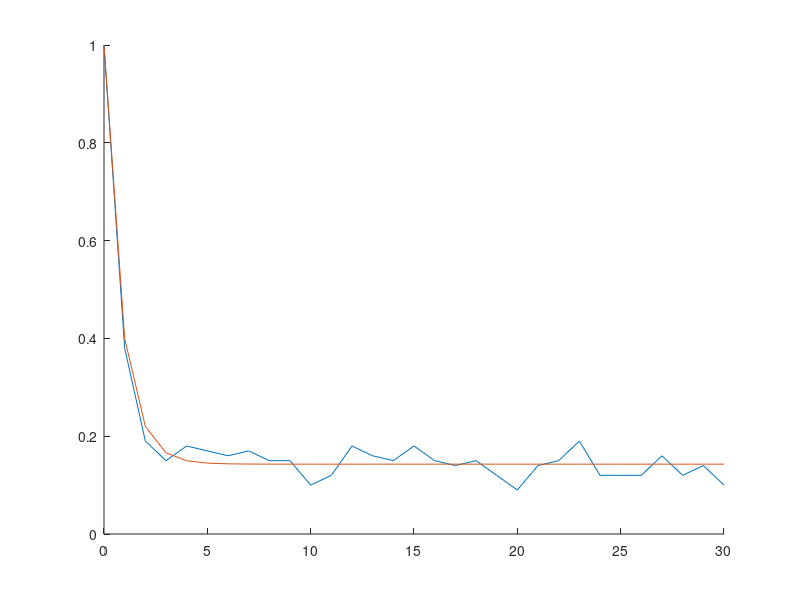

Write MATLAB code to recreate this figure.
clear all;
close all;
clc;


P = [0.4 0.6;0.1 0.9]

ptr0 = 1;
ptr1 = 0;


exp = 100;
time = 30;
state0 = zeros(1,time);
state1 = zeros(1,time);
i = 1;
while i < exp 
currstate = 0;    
t = 1;
while t <= time
    
  prob = rand;
  
  if currstate == 0
  if (prob < P(1,1))
      currstate = 0;
      state0(t) = state0(t) + 1;
  end;
  if (prob > P(1,1))
       currstate = 1;
       state1(t) = state1(t) + 1;
  end;
  else
  if (prob < P(2,2))
      currstate = 1;
      state1(t) = state1(t) + 1;
  end;
  if (prob > P(2,2))
      currstate = 0;
      state0(t) = state0(t) + 1;
  end;
  end;
  if (i == 1)
pt0 = P(1,1)*ptr0+P(2,1)*ptr1;
pt1 = (P(1,2)*ptr0)+(P(2,2)*ptr1);
ptr0 = pt0;
ptr1 = pt1;
ver2(t) = pt0;
  end;
  t = t + 1;  
end;
i = i + 1;
end;
for g = 1 : time
    state0(g) = state0(g)/exp;
end;
tt = 0:1:time;
hold on
plot(tt,[1 state0])
plot(tt,[1 ver2])



